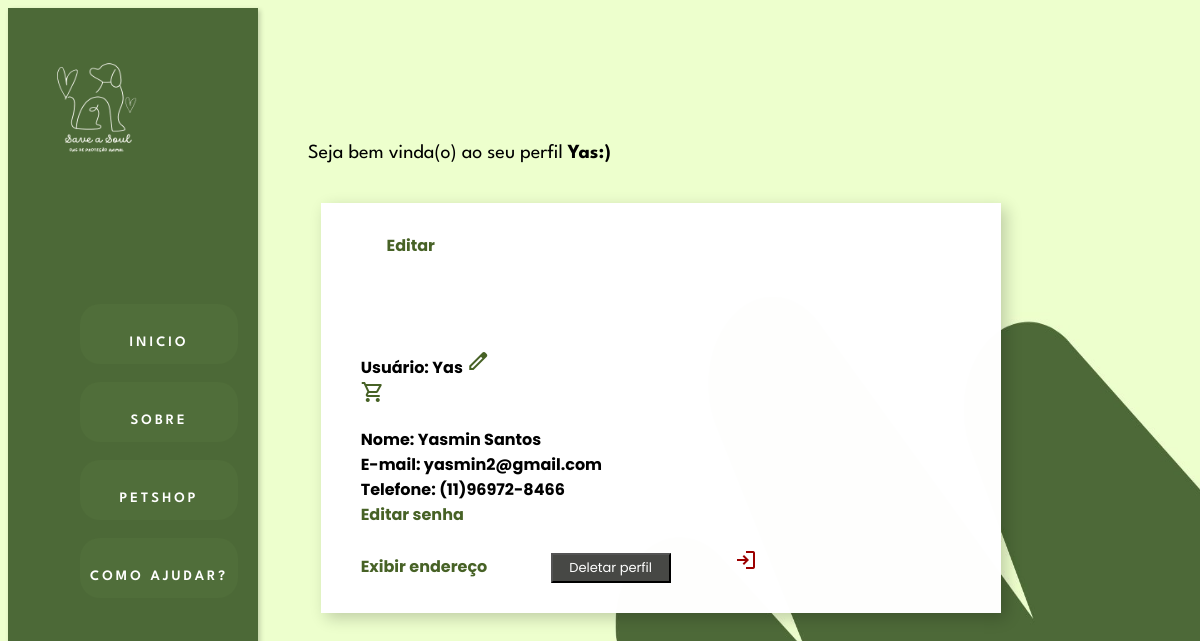
The app's page /usuario/perfil/perfil.php (signed in) with its own data.
### tables this page shows
CREATE table user (
    id_user INT PRIMARY KEY NOT NULL AUTO_INCREMENT,
    usuario VARCHAR(50),
    nome VARCHAR(50),
    email VARCHAR(40),
    telefone VARCHAR(20),
    senha VARCHAR(100),
    foto VARCHAR(100),
    cep VARCHAR(8),
    pais VARCHAR(20),
    estado VARCHAR(5),
    cidade VARCHAR(50),
    bairro VARCHAR(30),
    rua VARCHAR(50),
    numero VARCHAR(10)
);

### usuario/perfil/perfil.php (the view, shortened to what this page needs)
<?php
include_once("../../conexaoBD.php");
$tabela = "user";
$campo = "id_user";
$id = $_SESSION['id_user'];
$sql = "select * from $tabela where $campo ='$id'";
$instrucao = mysqli_query($conexao, $sql);
?>
<!DOCTYPE html>
<html lang="en">
<head>
    <link rel="stylesheet" href="css/perfil.css" type="text/css">
</head>
 <div class='contener'>
<div class='menu'>
<ul>
    <br><br>
    <div class="logo"><img src="../../index/imgs/logo.png"  ></div>
    <br><br><br><br><br><br><br><br>
<li><br> <a href="../../index.php"> INICIO </a></li>
<br>
    <li><br> <a href='../../sobre/sobre.php'>SOBRE</a></li>
    <br>
    <li> <br><a href="../../adm/produtos/produtos/listagem/pet/grade_nova.php">PETSHOP</a></li>
    <br>
    <li><br> <a href='../../index/ajude.php'> COMO AJUDAR?</a></li>
    <br>
</ul>
</div>
<div class='ola'>
<p>Seja bem vinda(o) ao seu perfil <strong><?php foreach ($instrucao as $exibe){ echo $exibe['usuario'];}?>:)</strong></p><br>
</div>
<form>
  <div class='perfil'>
  <?php
                $sql_query = "SELECT * FROM $tabela WHERE $campo ='$id'";
                        $requery = mysqli_query($conexao,$sql_query);
                        foreach ($requery as $exibe)
                        {
                          echo "<div class='img' style='background-image: url(".$exibe['foto']."); background-position:center; background-size:100px 100px; background-repeat: no-repeat;'><b><a onclick='openPopup()'>Editar</a><b></div>";
                          echo "
                           <html>
                           <style>
                        .popup label {
                            display: block;
                            margin-bottom: 10px;
                        }
                            .popup {
                              width: 300px;
                              padding: 20px;
                              background-color: #fff;
                              border: 1px solid #ccc;
                              position: absolute;
                              top: 50%;
                              left: 50%;
                              transform: translate(-50%, -50%);
                              text-align: center;
                            }
                          .popup  iframe {
                            border: none;
                            }
                            .popup .material-symbols-outlined{
                              margin-left:90%;
                              color:rgb(156, 0, 0);
                            }
                        </style>
                           <body>
                               <div id='popupContainer' style='display: none;''>
                                   <div  class='popup' >
                                    <span class='material-symbols-outlined' onclick='closePopup()'>
                                   close
                                   </span>
                                   <br><br>
                                 <iframe src='img.php'></iframe>
                                   </div>
                               </div>
                               <script>
                                   function openPopup() {
                                       document.getElementById('popupContainer').style.display = 'block';
                                   }
                                   function closePopup() {
                                       document.getElementById('popupContainer').style.display = 'none';
                                   }
                               </script>
                           </body>
                           </html>";
                        }
                      ?>
<div class="dados">
          <b>  <p>Usuário:  <?php foreach ($instrucao as $exibe){ echo $exibe['usuario'];}?> <a href='./updates/pessoal.php'><span class="material-symbols-outlined" style>
</span></a>  <br><a id="open-cart"><span class="material-symbols-outlined">
</span></a>
       <p>Nome:  <?php foreach ($instrucao as $exibe){ echo $exibe['nome'];}?><br>
		      E-mail:  <?php foreach ($instrucao as $exibe){ echo $exibe['email'];}?><br>
          Telefone:  <?php foreach ($instrucao as $exibe){ echo $exibe['telefone'];}?>
		<br>
       <a class='Senha'onclick="Senha()">Editar senha</a></b>
       <br>
      </div>
      <a onclick="abrirEnd()" class="btn">Exibir endereço</a>
<a href='./drop/del.php' class="submit"><button type='button'>Deletar perfil</button></a>
<a class='sair'onclick="showPopup()"><span class="material-symbols-outlined">
</span></a>
       </form>
</body>
</html>

### usuario/perfil/css/perfil.css (style rules this page uses)
body { background-image: url('../../../index/imgs/fundo.jpg'); background-position: center; background-size: 100% 100%; }
a { color: rgba(70, 97, 36, 0.993); text-decoration: none; }
.logo img { width: 13vh; height:12vh; }
.contener { margin: 0; padding: 0; box-sizing: border-box; text-decoration: none; display: flex; }
.menu { position: fixed; background-color: #4C6937; height: 100%; display: flex; text-align: justify; width: 250px; position: relative; box-shadow: 2px 2px 5px rgba(0, 0, 0, 0.2); }
.menu a { font-family: 'League Spartan'; font-size: 0.9rem; text-decoration:none; font-size: 0.9rem; font-weight:600; color: #ffffff; }
div .img { border-radius: 50%; width:100px ; height:100px; background-position: center; text-align: center; }
.sair { color:rgb(156, 0, 0); font-family: "Poppins"; margin-left: 10%; }
button { width: 20%; height: 30px; background: #474845; margin-top: 10px; color: white; margin-left: 10%; font-size: 13px; font-family: "Poppins"; }
ul { list-style: none; }
ul li { letter-spacing: 3px; margin-left: 32px; text-align: center; border-radius:20px ; background-color:#506e3a ; height: 40px; padding: 10px 10px; }
.contener { align-items: center; height:900px; }
.ola { padding-right: 50px; padding-left: 50px; margin-top: -50%; font-family: 'League Spartan'; font-size: 20px; }
form .perfil { box-shadow: 5px 5px 15px rgba(0, 0, 0, 0.2); width: 600px; margin-top: -100px; margin-left: -340px; font-family: "Poppins", sans-serif; background-color: rgba(255, 255, 255, 0.993); padding: 30px 40px; text-align: justify; }

### records on screen
user: usuario "Yas", nome "Yasmin Santos", email "yasmin2@gmail.com", telefone "(11)96972-8466"
